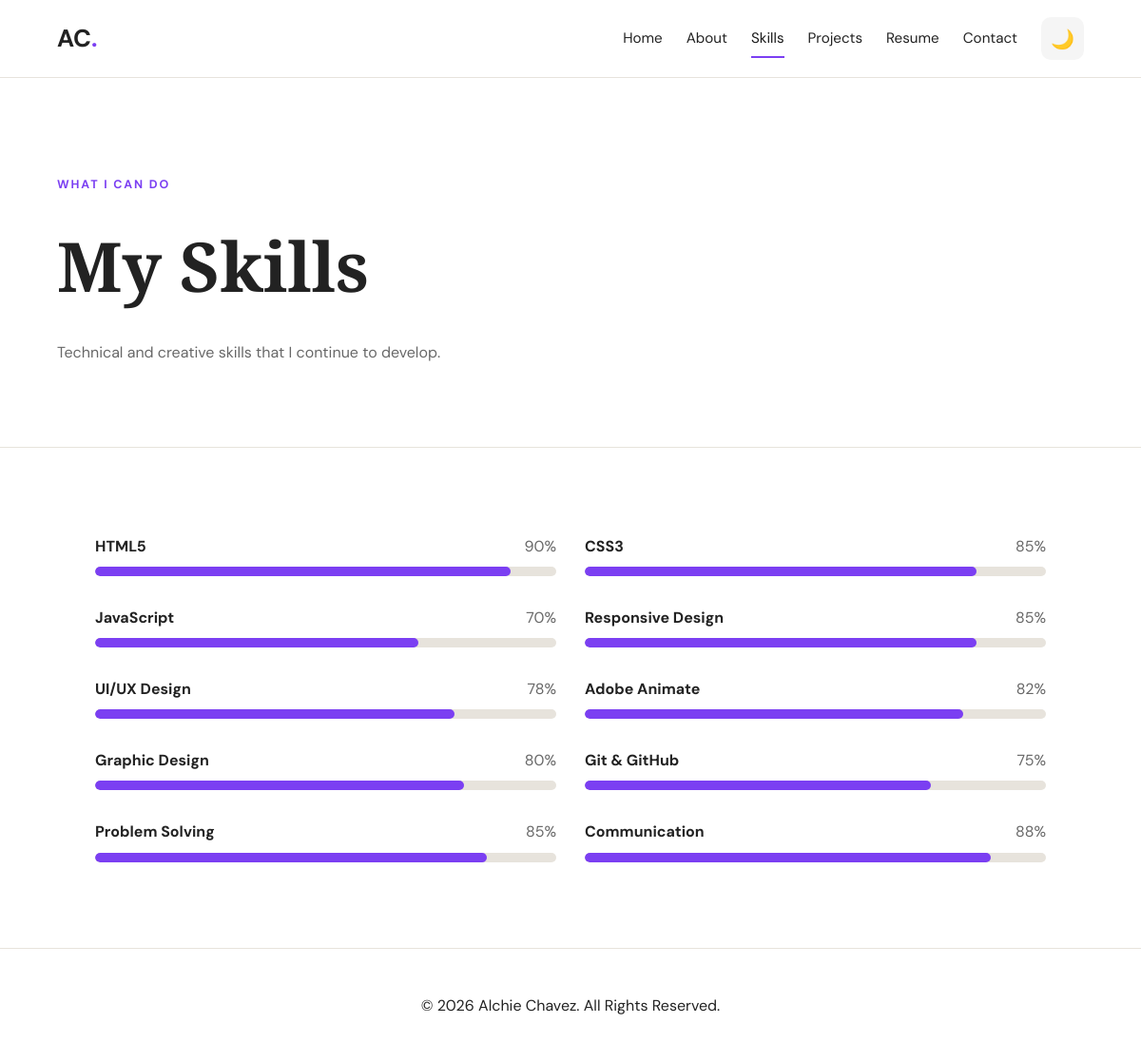
The page /skills.php on the database its author committed.
### tables this page shows
CREATE TABLE IF NOT EXISTS skills (
    id INT UNSIGNED AUTO_INCREMENT PRIMARY KEY,
    name VARCHAR(80) NOT NULL,
    percent TINYINT UNSIGNED NOT NULL DEFAULT 50,
    sort_order INT NOT NULL DEFAULT 0
);

### config/database.php (called while the page is built, shortened)
<?php
function db(): PDO
{
    static $pdo = null;
    if ($pdo === null) {
        $dsn = 'mysql:host=' . DB_HOST . ';dbname=' . DB_NAME . ';charset=' . DB_CHARSET;
        try {
            $pdo = new PDO($dsn, DB_USER, DB_PASS, [
                PDO::ATTR_ERRMODE            => PDO::ERRMODE_EXCEPTION,
                PDO::ATTR_DEFAULT_FETCH_MODE => PDO::FETCH_ASSOC,
                PDO::ATTR_EMULATE_PREPARES   => false,
            ]);
        } catch (PDOException $e) {
            error_log('DB connection failed: ' . $e->getMessage());
            http_response_code(500);
            exit('Database connection error. Please check config/config.php.');
        }
    }
    return $pdo;
}

### includes/functions.php (called while the page is built, shortened)
<?php
require_once __DIR__ . '/../config/database.php';
function e($value): string
{
    return htmlspecialchars((string)$value, ENT_QUOTES | ENT_SUBSTITUTE, 'UTF-8');
}

### skills.php (the view, shortened to what this page needs)
<?php
require __DIR__ . '/includes/header.php';
$skills = db()->query('SELECT * FROM skills ORDER BY sort_order, id')->fetchAll();
?>
<section class="page-header">
    <p class="eyebrow">WHAT I CAN DO</p>
    <h1>My Skills</h1>
    <p>Technical and creative skills that I continue to develop.</p>
</section>
<section class="section">
    <div class="skills-grid">
        <?php foreach ($skills as $s): $pct = max(0, min(100, (int)$s['percent'])); ?>
            <div class="skill">
                <div class="skill-title">
                    <strong><?= e($s['name']) ?></strong>
                    <span><?= $pct ?>%</span>
                </div>
                <div class="progress"><div style="width:<?= $pct ?>%"></div></div>
            </div>
        <?php endforeach; ?>
    </div>
</section>
<?php require __DIR__ . '/includes/footer.php'; ?>

### assets/css/style.css (style rules this page uses)
:root { --background: #f8f7f4; --surface: #ffffff; --text: #191919; --muted: #686868; --accent: #7b3ff2; --accent-light: #a16cff; --border: #e7e3dc; --shadow: 0 18px 50px rgba(30,20,50,0.10); }
* { box-sizing: border-box; }
html { scroll-behavior: smooth; }
body { margin: 0; background: var(--background); color: var(--text); font-family: "DM Sans", sans-serif; line-height: 1.7; transition: background 0.3s, color 0.3s; }
.eyebrow { color: var(--accent); font-weight: 700; letter-spacing: 0.15em; font-size: 0.78rem; }
.page-header { padding: 90px 5% 70px; background: var(--surface); border-bottom: 1px solid var(--border); }
.page-header h1 { font-family: "Playfair Display", serif; font-size: clamp(3rem,6vw,5rem); margin: 0; }
.page-header p:last-child { color: var(--muted); }
.section { padding: 90px 5%; }
.skills-grid { max-width: 1000px; margin: auto; display: grid; grid-template-columns: 1fr 1fr; gap: 30px; }
.skill-title { display: flex; justify-content: space-between; margin-bottom: 8px; }
.skill-title span { color: var(--muted); }
.progress { height: 10px; background: var(--border); border-radius: 20px; overflow: hidden; }
.progress div { height: 100%; background: var(--accent); border-radius: 20px; animation: progressAnimation 1.5s ease; }
:root { --bg-color: #ffffff; --text-color: #222222; --card-color: #f5f5f5; --border-color: #dddddd; --nav-color: #ffffff; --input-color: #ffffff; }
body { background-color: var(--bg-color); color: var(--text-color); transition: background-color 0.3s ease, color 0.3s ease; }
section { background-color: var(--bg-color); color: var(--text-color); }
h1, h2, h3, h4, h5, h6 { color: var(--text-color); }
p { color: var(--text-color); }

### rows shown on the page
skills: name "HTML5", percent "90"
skills: name "CSS3", percent "85"
skills: name "JavaScript", percent "70"
skills: name "Responsive Design", percent "85"
skills: name "UI/UX Design", percent "78"
skills: name "Adobe Animate", percent "82"
skills: name "Graphic Design", percent "80"
skills: name "Git & GitHub", percent "75"
skills: name "Problem Solving", percent "85"
skills: name "Communication", percent "88"

### other values the page prints
setting('logo_text', 'AC') "AC"
$label "Home"
$label "About"
$label "Skills"
$label "Projects"
$label "Resume"
$label "Contact"
setting('full_name', SITE_NAME) "Alchie Chavez"
